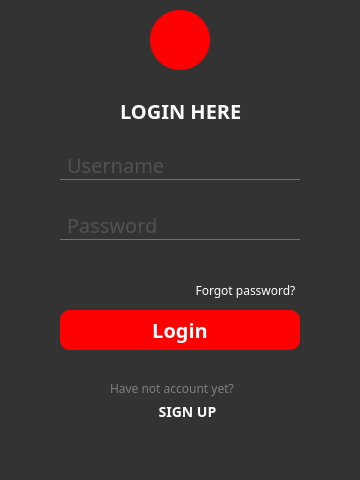
<?xml version="1.0" encoding="UTF-8"?>
<ui version="4.0">
 <class>loginform</class>
 <widget class="QWidget" name="loginform">
  <property name="geometry">
   <rect>
    <x>0</x>
    <y>0</y>
    <width>360</width>
    <height>480</height>
   </rect>
  </property>
  <property name="font">
   <font>
    <family>century gothic</family>
    <pointsize>-1</pointsize>
    <bold>true</bold>
   </font>
  </property>
  <property name="windowTitle">
   <string>Login</string>
  </property>
  <property name="autoFillBackground">
   <bool>false</bool>
  </property>
  <property name="styleSheet">
   <string notr="true">*{
	font-family: century gothic;
	font-size: 20px;
}

#loginform{
	background-image: url(:/bg-01.jpg);
 	border: none;
}

QFrame{
	background: #333;
 	border-radius: 10px;
}

#login_btn{
	background: red;
	color: white;
}

#login_btn:hover{
	background-color: #00FFFF;
	color: red;
	border: none;
	cursor: arrow- cursor;
}

QLineEdit{
	background: transparent;
	border: none;
	color: #717072;
	border-bottom: 1px solid #707172;
	border-radius: 0px;
}

#Back_btn{
	border: none;
	background: transparent;
	color: white;
}

#label_2{
	color: #808080;
	font-size:12px;
}

#Register{
	color: white;
	font-size: 14px;
	background: #333;
	border: none;
}

#forgot{
	font-size: 12px;
	color: white;
	background: transparent;
	border: none;
}

#img{
	background: transparent;
}

#show_password{
	background: transparent;
	border: none;
}

#warning_username, #warning_password{
	font-size: 9px;
	padding-left: 5px;
	color: red;
	font-weight: bold;
	text-align: left;
}
</string>
  </property>
  <widget class="QFrame" name="frame">
   <property name="geometry">
    <rect>
     <x>30</x>
     <y>40</y>
     <width>300</width>
     <height>400</height>
    </rect>
   </property>
   <property name="styleSheet">
    <string notr="true"/>
   </property>
   <property name="frameShape">
    <enum>QFrame::StyledPanel</enum>
   </property>
   <property name="frameShadow">
    <enum>QFrame::Raised</enum>
   </property>
   <widget class="QLabel" name="label">
    <property name="geometry">
     <rect>
      <x>90</x>
      <y>50</y>
      <width>121</width>
      <height>41</height>
     </rect>
    </property>
    <property name="font">
     <font>
      <family>century gothic</family>
      <pointsize>-1</pointsize>
      <bold>true</bold>
     </font>
    </property>
    <property name="styleSheet">
     <string notr="true">color: white;
text-align: center;
background: transparent;</string>
    </property>
    <property name="text">
     <string>LOGIN HERE</string>
    </property>
   </widget>
   <widget class="QPushButton" name="login_btn">
    <property name="geometry">
     <rect>
      <x>30</x>
      <y>270</y>
      <width>240</width>
      <height>40</height>
     </rect>
    </property>
    <property name="font">
     <font>
      <family>century gothic</family>
      <pointsize>-1</pointsize>
      <bold>true</bold>
     </font>
    </property>
    <property name="styleSheet">
     <string notr="true">border: none;
border-radius: 10px;</string>
    </property>
    <property name="text">
     <string>Login</string>
    </property>
   </widget>
   <widget class="QLineEdit" name="username">
    <property name="geometry">
     <rect>
      <x>30</x>
      <y>110</y>
      <width>240</width>
      <height>30</height>
     </rect>
    </property>
    <property name="styleSheet">
     <string notr="true">padding-left: 5px;</string>
    </property>
    <property name="inputMask">
     <string/>
    </property>
    <property name="text">
     <string extracomment="Username"/>
    </property>
    <property name="cursorPosition">
     <number>0</number>
    </property>
    <property name="placeholderText">
     <string notr="true">Username</string>
    </property>
    <property name="clearButtonEnabled">
     <bool>true</bool>
    </property>
   </widget>
   <widget class="QLineEdit" name="password">
    <property name="geometry">
     <rect>
      <x>30</x>
      <y>170</y>
      <width>240</width>
      <height>30</height>
     </rect>
    </property>
    <property name="focusPolicy">
     <enum>Qt::StrongFocus</enum>
    </property>
    <property name="contextMenuPolicy">
     <enum>Qt::DefaultContextMenu</enum>
    </property>
    <property name="styleSheet">
     <string notr="true">padding-left: 5px;</string>
    </property>
    <property name="inputMethodHints">
     <set>Qt::ImhHiddenText|Qt::ImhNoAutoUppercase|Qt::ImhNoPredictiveText|Qt::ImhSensitiveData</set>
    </property>
    <property name="text">
     <string/>
    </property>
    <property name="frame">
     <bool>false</bool>
    </property>
    <property name="echoMode">
     <enum>QLineEdit::Password</enum>
    </property>
    <property name="placeholderText">
     <string>Password</string>
    </property>
    <property name="clearButtonEnabled">
     <bool>true</bool>
    </property>
   </widget>
   <widget class="QPushButton" name="forgot">
    <property name="geometry">
     <rect>
      <x>160</x>
      <y>240</y>
      <width>111</width>
      <height>21</height>
     </rect>
    </property>
    <property name="styleSheet">
     <string notr="true"/>
    </property>
    <property name="text">
     <string>Forgot password?</string>
    </property>
   </widget>
   <widget class="QLabel" name="label_2">
    <property name="geometry">
     <rect>
      <x>80</x>
      <y>340</y>
      <width>141</width>
      <height>16</height>
     </rect>
    </property>
    <property name="text">
     <string>Have not account yet?</string>
    </property>
   </widget>
   <widget class="QPushButton" name="Register">
    <property name="geometry">
     <rect>
      <x>120</x>
      <y>360</y>
      <width>75</width>
      <height>24</height>
     </rect>
    </property>
    <property name="font">
     <font>
      <family>century gothic</family>
      <pointsize>-1</pointsize>
      <bold>true</bold>
     </font>
    </property>
    <property name="text">
     <string>SIGN UP</string>
    </property>
   </widget>
   <widget class="QPushButton" name="show_password">
    <property name="geometry">
     <rect>
      <x>270</x>
      <y>170</y>
      <width>30</width>
      <height>30</height>
     </rect>
    </property>
    <property name="text">
     <string/>
    </property>
    <property name="icon">
     <iconset resource="Resource/user_icon.qrc">
      <normaloff>:/hide-password.svg</normaloff>:/hide-password.svg</iconset>
    </property>
   </widget>
   <widget class="QLabel" name="warning_username">
    <property name="geometry">
     <rect>
      <x>30</x>
      <y>140</y>
      <width>240</width>
      <height>16</height>
     </rect>
    </property>
    <property name="text">
     <string/>
    </property>
   </widget>
   <widget class="QLabel" name="warning_password">
    <property name="geometry">
     <rect>
      <x>30</x>
      <y>200</y>
      <width>240</width>
      <height>16</height>
     </rect>
    </property>
    <property name="text">
     <string/>
    </property>
   </widget>
  </widget>
  <widget class="QPushButton" name="pushButton">
   <property name="geometry">
    <rect>
     <x>150</x>
     <y>10</y>
     <width>60</width>
     <height>60</height>
    </rect>
   </property>
   <property name="styleSheet">
    <string notr="true">background: transparent;
border-radius: 30px;
background: red;</string>
   </property>
   <property name="text">
    <string/>
   </property>
   <property name="icon">
    <iconset resource="Resource/user_icon.qrc">
     <normaloff>:/user-regular.svg</normaloff>:/user-regular.svg</iconset>
   </property>
   <property name="iconSize">
    <size>
     <width>30</width>
     <height>30</height>
    </size>
   </property>
  </widget>
  <widget class="QPushButton" name="Back_btn">
   <property name="geometry">
    <rect>
     <x>0</x>
     <y>10</y>
     <width>51</width>
     <height>16</height>
    </rect>
   </property>
   <property name="font">
    <font>
     <family>century gothic</family>
     <pointsize>-1</pointsize>
     <bold>true</bold>
    </font>
   </property>
   <property name="styleSheet">
    <string notr="true">color: black;</string>
   </property>
   <property name="text">
    <string/>
   </property>
   <property name="icon">
    <iconset resource="Resource/user_icon.qrc">
     <normaloff>:/arrow-left-solid.svg</normaloff>:/arrow-left-solid.svg</iconset>
   </property>
   <property name="iconSize">
    <size>
     <width>50</width>
     <height>30</height>
    </size>
   </property>
  </widget>
  <widget class="QFrame" name="frame_2">
   <property name="geometry">
    <rect>
     <x>0</x>
     <y>0</y>
     <width>360</width>
     <height>480</height>
    </rect>
   </property>
   <property name="styleSheet">
    <string notr="true">border-radius: 0px;
background-image: url(:/bg-01.jpg);</string>
   </property>
   <property name="frameShape">
    <enum>QFrame::StyledPanel</enum>
   </property>
   <property name="frameShadow">
    <enum>QFrame::Raised</enum>
   </property>
  </widget>
  <zorder>frame_2</zorder>
  <zorder>frame</zorder>
  <zorder>pushButton</zorder>
  <zorder>Back_btn</zorder>
 </widget>
 <resources>
  <include location="Resource/user_icon.qrc"/>
 </resources>
 <connections/>
</ui>
